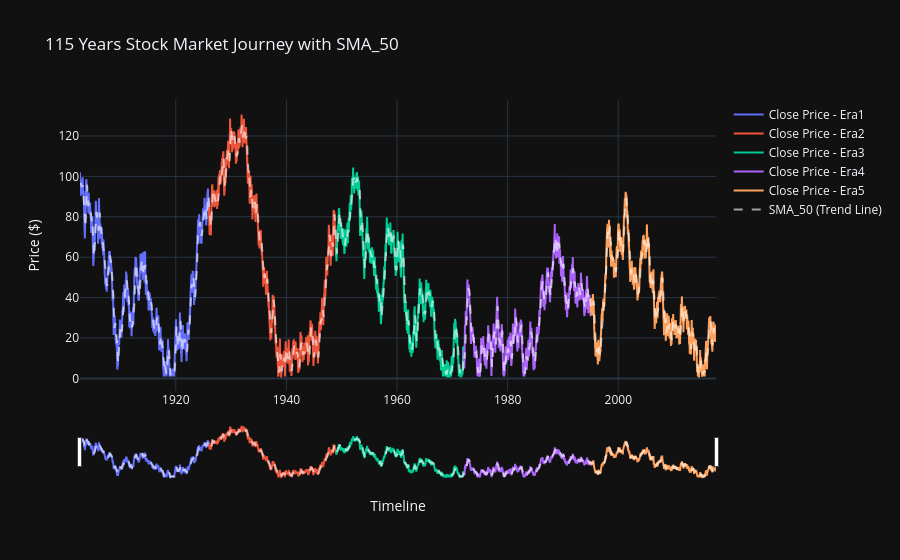

Notebook cell for this chart:
### Code cell
import plotly.graph_objects as go

fig = go.Figure()

for era_name in df['Era'].unique():
    era_df = df[df['Era'] == era_name]

    fig.add_trace(go.Scatter(
        x=era_df['Date'],
        y=era_df['Close_Price'],
        mode='lines',
        name=f'Close Price - {era_name}',
    ))
fig.add_trace(go.Scatter(
    x=df['Date'], 
    y=df['SMA_50'],
    mode='lines',
    name='SMA_50 (Trend Line)',
    line=dict(dash='dash', color='rgba(255, 255, 255, 0.6)', width=2)
))

fig.update_layout(
    title='115 Years Stock Market Journey with SMA_50',
    xaxis_title='Timeline',
    yaxis_title='Price ($)',
    template='plotly_dark',
    xaxis=dict(rangeslider=dict(visible=True), type='date'),
    hovermode='x unified'
)

fig.show()

### Figure 1 — Plotly figure (JSON) as saved in the notebook; plotly's stock layout.template omitted (floating-point values rounded to 4 significant figures; data arrays with more than 128 entries replaced by an {"elided": "..."} marker saying what was removed)
{"data": [{"mode": "lines", "name": "Close Price - Era1", "type": "scatter", "x": {"elided": "6084 str values"}, "y": {"elided": "6084 float values"}}, {"mode": "lines", "name": "Close Price - Era2", "type": "scatter", "x": {"elided": "6001 str values"}, "y": {"elided": "6001 float values"}}, {"mode": "lines", "name": "Close Price - Era3", "type": "scatter", "x": {"elided": "6000 str values"}, "y": {"elided": "6000 float values"}}, {"mode": "lines", "name": "Close Price - Era4", "type": "scatter", "x": {"elided": "6000 str values"}, "y": {"elided": "6000 float values"}}, {"mode": "lines", "name": "Close Price - Era5", "type": "scatter", "x": {"elided": "5915 str values"}, "y": {"elided": "5915 float values"}}, {"line": {"color": "rgba(255, 255, 255, 0.6)", "dash": "dash", "width": 2}, "mode": "lines", "name": "SMA_50 (Trend Line)", "type": "scatter", "x": {"elided": "30000 str values"}, "y": {"elided": "30000 float values"}}], "layout": {"hovermode": "x unified", "title": {"text": "115 Years Stock Market Journey with SMA_50"}, "xaxis": {"rangeslider": {"visible": true}, "title": {"text": "Timeline"}, "type": "date"}, "yaxis": {"title": {"text": "Price ($)"}}}}
